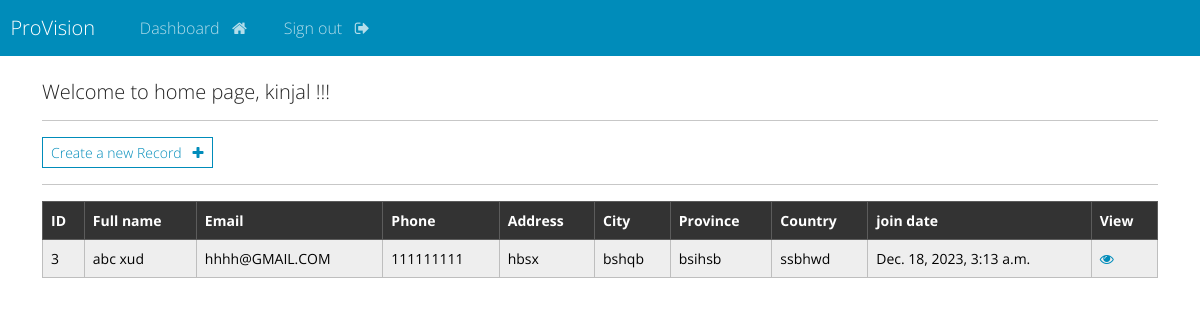
The app's page /dahsboard (signed in), older data.
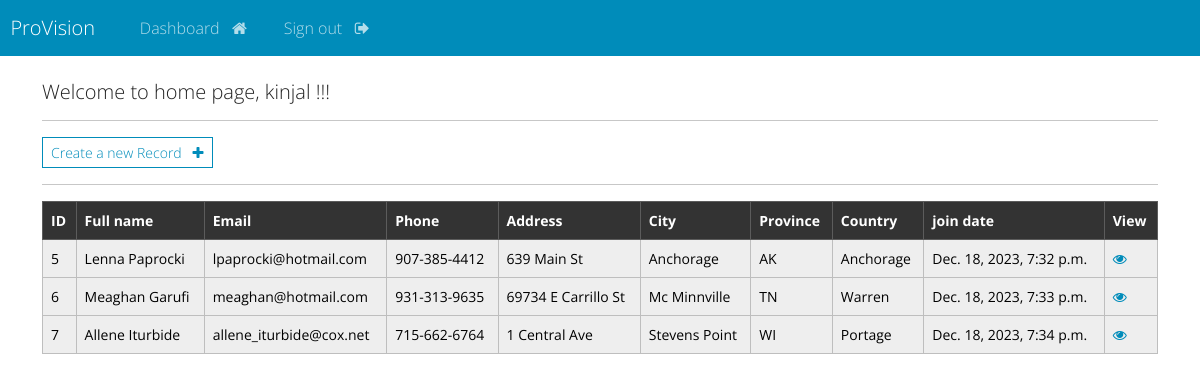
The same page, newer data.
### webapp/models.py (models this page shows, shortened)
class Record(models.Model):
    creation_date = models.DateTimeField(auto_now_add=True)
    first_name = models.CharField(max_length=100)
    last_name = models.CharField(max_length=100)
    email = models.EmailField(max_length=255)
    phone = models.CharField(max_length=30)
    address = models.CharField(max_length=300)
    city = models.CharField(max_length=100)
    province = models.CharField(max_length=200)
    country = models.CharField(max_length=50)

### webapp/views.py (the view)
# urls.py: path('dahsboard',views.dashboard,name='dashboard'),
@login_required(login_url="my-login")
def dashboard(request):
    my_records = Record.objects.all()
    context = {'records':my_records}
    return render(request,'webapp/dashboard.html',context=context)

### webapp/templates/webapp/dashboard.html
{% extends 'webapp/base.html'%}
{%block content%}
    <h5>Welcome to home page,  {{user}} !!!</h5>
    <hr>
    <a class="btn btn-outline-primary btn-sm" href="{%url 'create-record'%}">
        Create a new Record &nbsp; <i class="fa fa-plus" aria-hidden="true"></i>
    </a>
    <hr>
    <table class="table table-light table-hover table-bordered">
        <thead class="table-dark">
            <tr>
                <th scope="col"> ID </th>
                <th scope="col"> Full name </th>
                <th scope="col"> Email </th>
                <th scope="col"> Phone </th>
                <th scope="col"> Address </th>
                <th scope="col"> City </th>
                <th scope="col"> Province </th>
                <th scope="col"> Country </th>
                <th scope="col"> join date </th>
                <th scope="col"> View </th>
            </tr>
        </thead>
        <tbody>
            {% if records %}
                {% for record in records %}
                <tr>
                    <td> {{record.id}} </td>
                    <td>{{record.first_name}} {{record.last_name}} </td>
                    <td>{{record.email}}</td>
                    <td>{{record.phone}}</td>
                    <td>{{record.address}}</td>
                    <td>{{record.city}}</td>
                    <td>{{record.province}}</td>
                    <td>{{record.country}}</td>
                    <td>{{record.creation_date}}</td>
                    <td><a href="{% url 'view-record' record.id%}"> <i class="fa fa-eye" aria-hidden="true"></i></a></td>
                </tr>
                {% endfor %}
            {% endif %}
        </tbody>
    </table>
{% endblock %}

### webapp/templates/webapp/base.html (shortened to what this page needs)
{% load static tailwind_tags %}
{% load static %}
<!DOCTYPE html>
<html lang="en">
<head>
    <link rel="stylesheet" type="text/css" href="https://bootswatch.com/5/yeti/bootstrap.min.css">
    <link rel="stylesheet" type="text/css" href="{% static 'css/styles.css' %}">
    <link rel="stylesheet" href="https://cdnjs.cloudflare.com/ajax/libs/font-awesome/4.7.0/css/font-awesome.min.css">
</head>
<body>
{% include 'webapp/navbar.html'%}
    <div class="container">
        <br>
        {% block content %}
        {% endblock %}
    </div>
</body>
</html>

### webapp/templates/webapp/navbar.html (shortened to what this page needs)
<nav class="navbar navbar-expand-lg navbar-dark bg-primary justify-content-center">
    <a class="navbar-brand main-heading" href="{% url 'index'%}">
      &nbsp; ProVision
    </a>
      <div class="collapse navbar-collapse text-center" id="navbarNavDropdown">
        <ul class="navbar-nav mr-auto">
          {% if user.is_authenticated %}
            <li class="nav-item">
              <a class="nav-link" href="{% url 'dashboard'%}">Dashboard &nbsp; <i class="fa fa-home" aria-hidden="true"></i> </a>
            </li>
            <li class="nav-item">
              <a class="nav-link" href="{%url 'logout'%}">Sign out &nbsp; <i class="fa fa-sign-out" aria-hidden="true"></i> </a>
            </li>
        </ul>
        {% endif %}
      </div>
  </nav>

Row changes from the older to the newer data that the page shows:
removed Record: id "3", first_name "abc", last_name "xud", email "hhhh@GMAIL.COM", phone "111111111", address "hbsx", city "bshqb", province "bsihsb", country "ssbhwd", creation_date "Dec. 18, 2023, 3:13 a.m."
added Record: id "5", first_name "Lenna", last_name "Paprocki", email "lpaprocki@hotmail.com", phone "907-385-4412", address "639 Main St", city "Anchorage", province "AK", country "Anchorage", creation_date "Dec. 18, 2023, 7:32 p.m."
added Record: id "6", first_name "Meaghan", last_name "Garufi", email "meaghan@hotmail.com", phone "931-313-9635", address "69734 E Carrillo St", city "Mc Minnville", province "TN", country "Warren", creation_date "Dec. 18, 2023, 7:33 p.m."
added Record: id "7", first_name "Allene", last_name "Iturbide", email "allene_iturbide@cox.net", phone "715-662-6764", address "1 Central Ave", city "Stevens Point", province "WI", country "Portage", creation_date "Dec. 18, 2023, 7:34 p.m."
